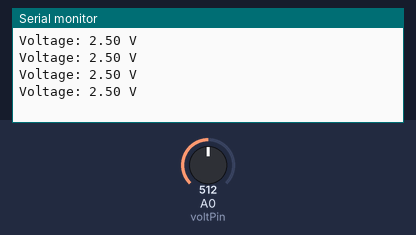
Simulated run of this sketch. Board: Arduino Uno, built with avr-gcc and run on an emulated ATmega328P. On the bench: the last lines printed to the serial monitor. The test bench sets the inputs (shaded band); at power-on: A0 (voltPin) = 512.

Above: at 1.2 s.
1.3 s: A0 (voltPin) set to 716
At 1.71 s:
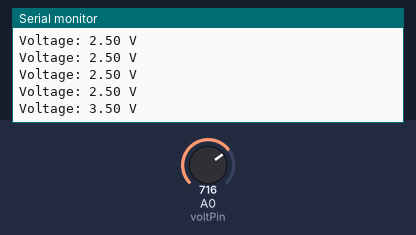
2.8 s: A0 (voltPin) set to 900
At 2.91 s:
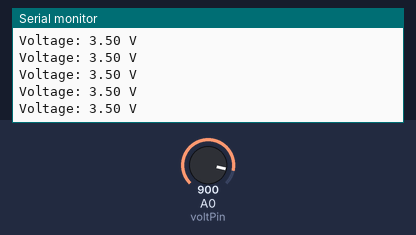
Timing chart, 0 to 5.8 s (numbered marks = the images above; inputs shaded):
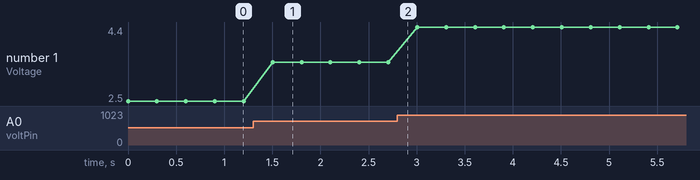

Measured:
- after the input at 1.3 s, the serial monitor: prints a new line after 0.20 s (image 1)
- plotted number 1: 2.5 → 3.5 after the input at 1.3 s, 3.5 → 4.4 after the input at 2.8 s

The sketch:

digital-voltmeter.ino
```cpp
int voltPin = A0;

void setup() {
  Serial.begin(9600);
}

void loop() {
  int adcValue = analogRead(voltPin);

  float voltage = adcValue * (5.0 / 1023.0);

  Serial.print("Voltage: ");
  Serial.print(voltage);
  Serial.println(" V");

  delay(300);
}
```
